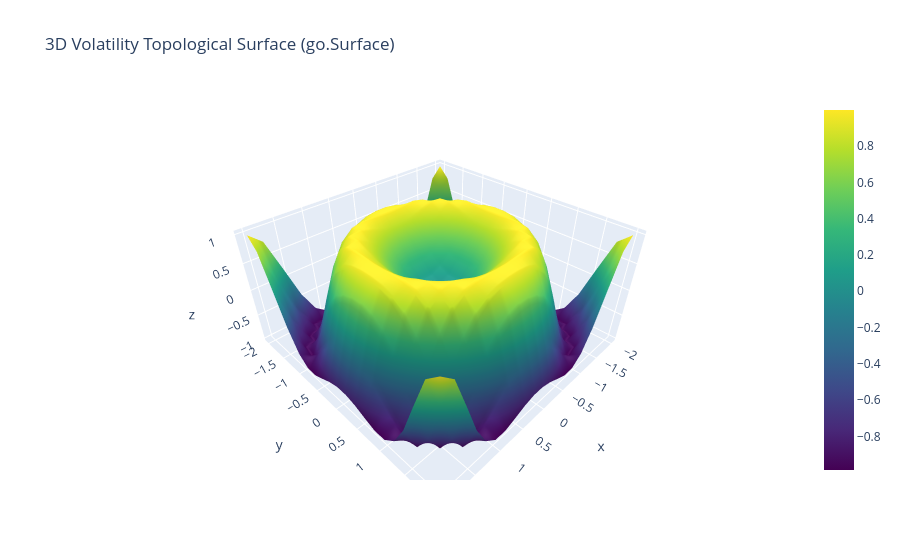

The notebook cell this image was saved under:
### Markdown cell above
### Interactive 3D Surfaces: `go.Surface()`
**Explanation**: Renders 3D topological meshgrid surfaces for risk and volatility modeling.

**Syntax**: `go.Surface(z=matrix, colorscale='Viridis')`

### Code cell
x_grid = np.linspace(-2, 2, 20)
y_grid = np.linspace(-2, 2, 20)
X, Y = np.meshgrid(x_grid, y_grid)
Z = np.sin(X**2 + Y**2)
fig = go.Figure(data=[go.Surface(z=Z, x=X, y=Y, colorscale='Viridis')])
fig.update_layout(title='3D Volatility Topological Surface (go.Surface)')
fig.show()
print('go.Surface 3D model generated.')

### Figure 1 — Plotly figure (JSON) as saved in the notebook; plotly's stock layout.template omitted (floating-point values rounded to 4 significant figures; data arrays with more than 128 entries replaced by an {"elided": "..."} marker saying what was removed)
{"data": [{"colorscale": [[0.0, "#440154"], [0.1111, "#482878"], [0.2222, "#3e4989"], [0.3333, "#31688e"], [0.4444, "#26828e"], [0.5556, "#1f9e89"], [0.6667, "#35b779"], [0.7778, "#6ece58"], [0.8889, "#b5de2b"], [1.0, "#fde725"]], "x": {"elided": "20x20 float values"}, "y": {"elided": "20x20 float values"}, "z": {"elided": "20x20 float values"}, "type": "surface"}], "layout": {"title": {"text": "3D Volatility Topological Surface (go.Surface)"}}}
